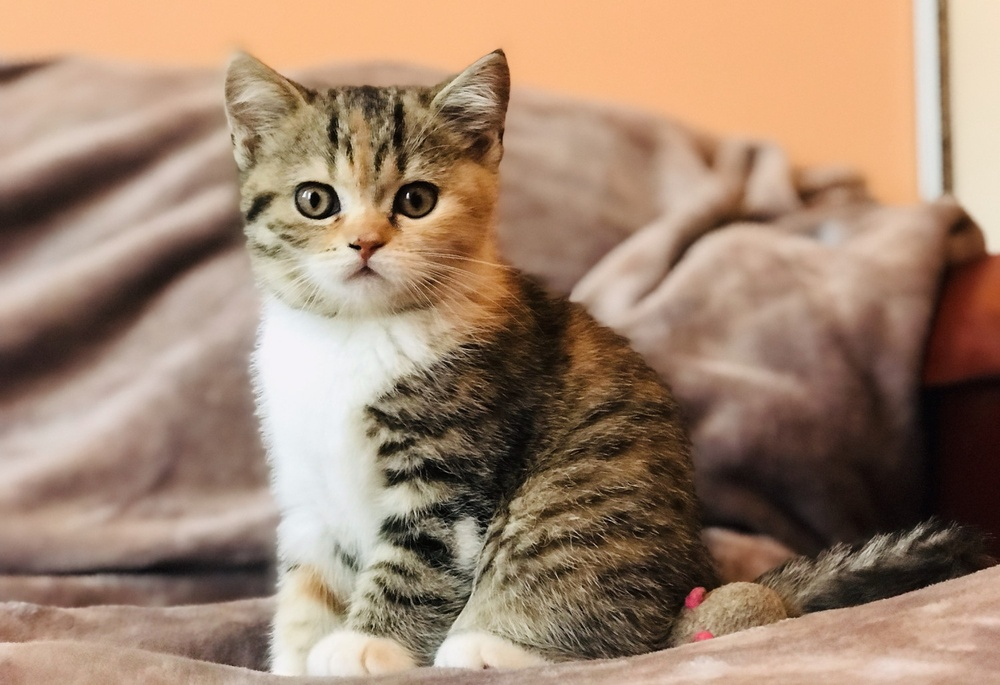
#> input picture Classwork3/cat.jpeg, 1000 x 685 px, shrunk from 1500 x 1027 before the run
$ python noise.py
#> lines starting #> are read from the running program, lines starting #| are printed output that depends on the picture; after the words box and inside, x2 and y2 are one past the last pixel; in counts of white or black regions, pixels touching at a corner belong together
import cv2 as cv
import random as rd
import numpy as np

catt = "./cat.jpeg"

img = cv.imread(catt,cv.IMREAD_GRAYSCALE)
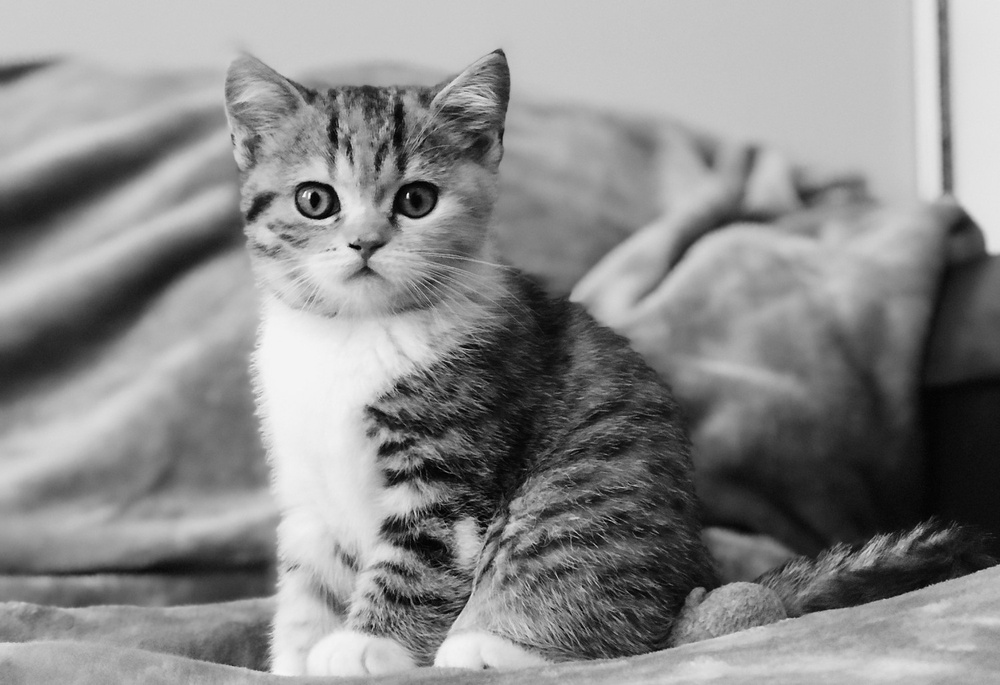
#> img: shape (685, 1000); min 0, max 253, mean 138.5
img = np.array(img,dtype="uint8")

density_salt = 0.1
density_pepper = 0.1

number_of_white_pexel = int(density_salt * img.shape[0] * img.shape[1])
#> number_of_white_pexel = 68500
number_of_black_pexel = int(density_pepper * img.shape[0] * img.shape[1])
#> number_of_black_pexel = 68500
noies=np.array(img,dtype="uint8")

for i in range(number_of_white_pexel):
    y=rd.randint(0,img.shape[0]-1)
    x=rd.randint(0,img.shape[1]-1)
    img[y][x]=255
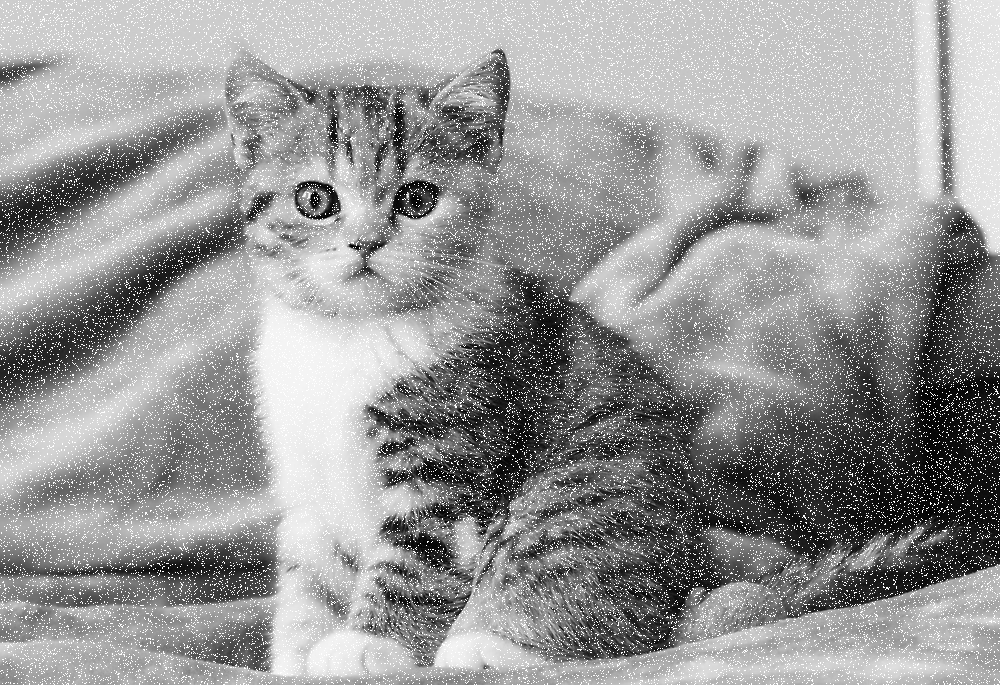
#> img: shape (685, 1000); 9.51% of pixels changed, all inside (x1, y1, x2, y2) = (0, 0, 1000, 685)

for i in range(number_of_white_pexel):
    y=rd.randint(0,img.shape[0]-1)
    x=rd.randint(0,img.shape[1]-1)
    img[y][x]=0
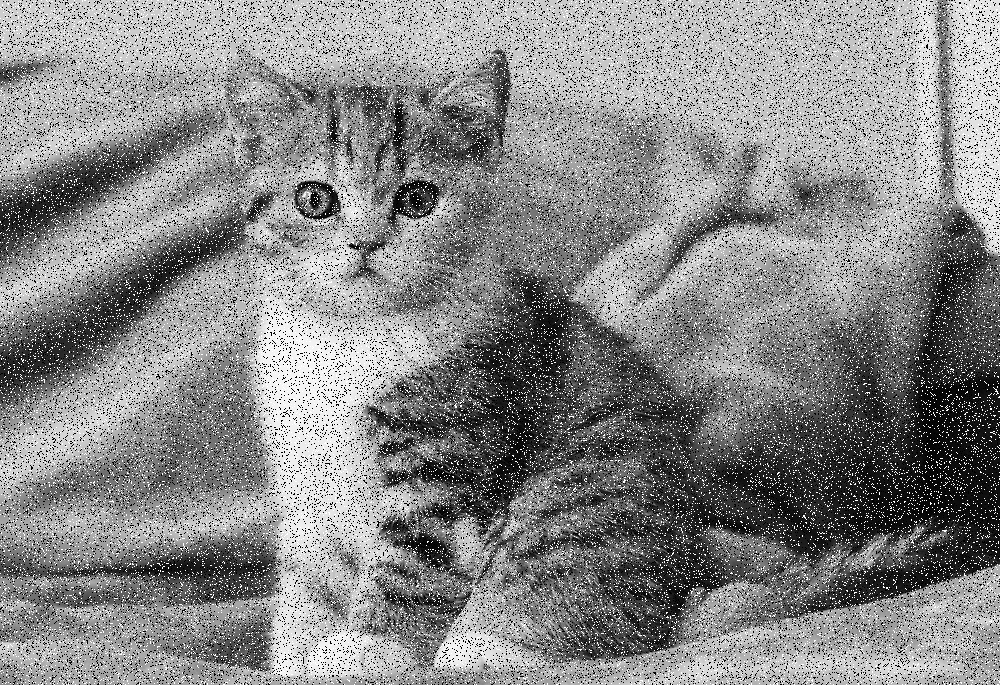
#> img: shape (685, 1000); 9.52% of pixels changed, all inside (x1, y1, x2, y2) = (0, 0, 1000, 685)

cv.imwrite("./noised.png",img)

denoised = cv.medianBlur(noies, 7)

cv.imwrite("./denoised.png", denoised)

out = denoised-img
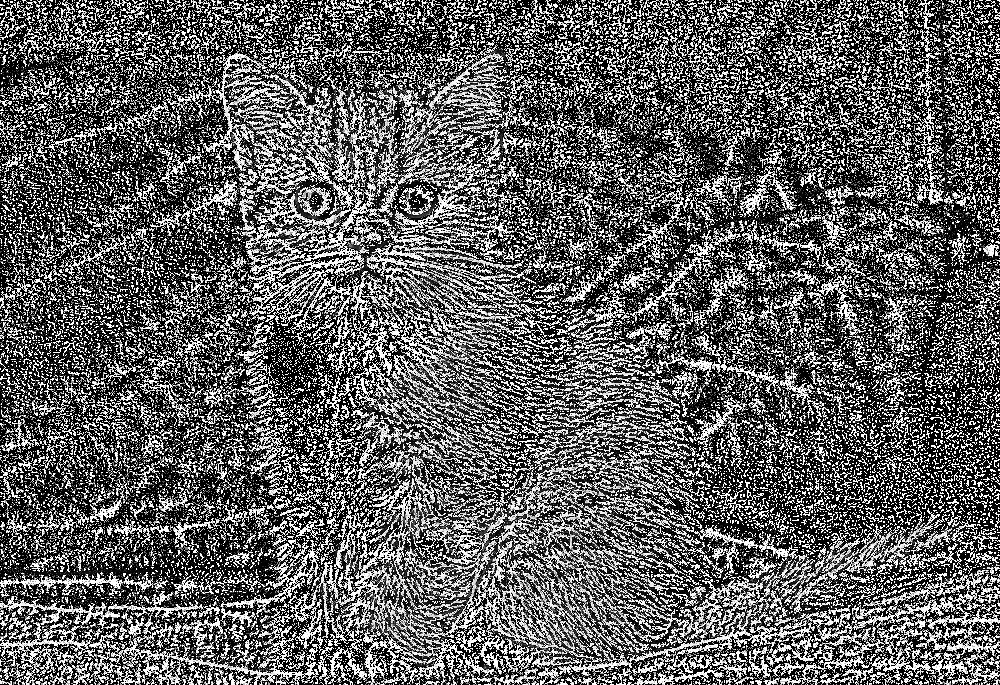
#> out: shape (685, 1000); min 0, max 255, mean 96
cv.imwrite("./noised.png",noies)
cv.imwrite("./ori.png",img)
cv.imwrite("./out.png",out)
